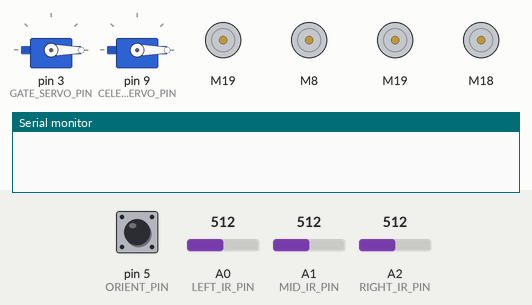
Bench run of a sketch on a simulated Arduino Uno, built with avr-gcc and run on an emulated ATmega328P. On the bench: 2 × servo, 4 × DC motor (green arrow = forward, orange = backward, longer = faster), the last lines printed to the serial monitor. The test bench sets the inputs (shaded band); at power-on: pin 5 (ORIENT_PIN) HIGH, A0 (LEFT_IR_PIN) = 512, A1 (MID_IR_PIN) = 512, A2 (RIGHT_IR_PIN) = 512.

Above: at 2.2 s.
2.3 s: pin 5 (ORIENT_PIN) pulled LOW for 0.15 s
At 8.3 s:
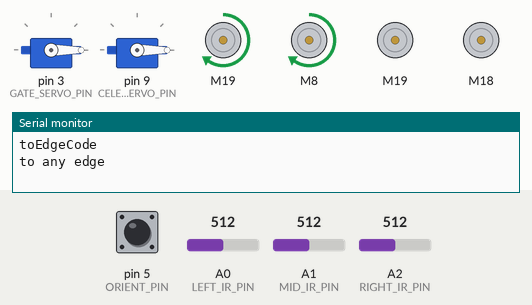
At 14.1 s:
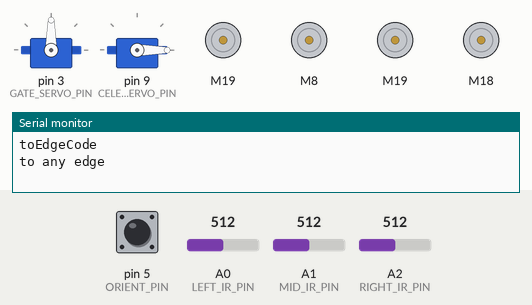
Timing chart, 0 to 20.4 s (numbered marks = the images above; inputs shaded):
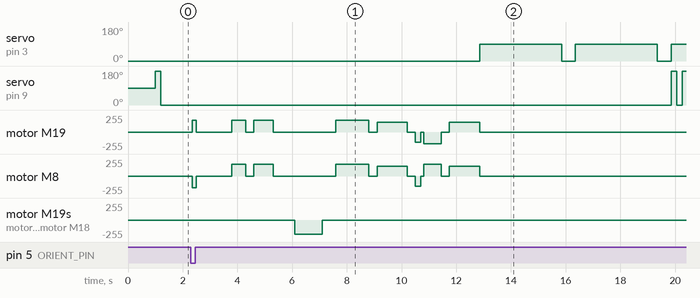

Measured:
- after the input at 2.3 s, servo on pin 3 (GATE_SERVO_PIN): alternates 90° for 3.0 s and 0° for 0.50 s, starting after 10.6 s; servo on pin 9 (CELEB_SERVO_PIN): 0° → 180° after 17.6 s, → 0° 0.20 s later, → 180° 0.20 s later

The sketch:

Hi5v_System_Code_A_SIDE_ONLY_copy.ino
```cpp
#include "HC_SR04.h"
#include "ezButton.h"
#include "Servo.h"
#include <L298NX2.h>
#include "config.h"
#include "MotorControl.h"

// Initialize electronics
// HC_SR04 ultra(TRIG_PIN, ECHO_PIN, ECHO_PIN);

ezButton ORI_butt(ORIENT_PIN);
// ezButton L_butt(BUMP_PIN_L);
// ezButton C_butt(BUMP_PIN_C);
// ezButton R_butt(BUMP_PIN_R);

Servo gateServo;
Servo celebServo;

enum states {
  TO_DIAGONAL_THEN_CONTACT, // to diagonal, then strafe to contact
  TO_SHOOT, // driving along wall to shooting zone
  LEFT_ADJUST,
  SHOOT_CELEB // open gate
};

enum line_following {
  STATE_STOPPED,
  STATE_MOVING_FORWARD,
  STATE_TURNING_LEFT,
  STATE_TURNING_RIGHT
};

// initializing state trackers
states state = TO_DIAGONAL_THEN_CONTACT;
line_following lineStates = STATE_MOVING_FORWARD;

// other variables
bool leftOrRight; // true means strafe right to shooting, false means strafe left
unsigned long startTime;
unsigned int dist_cm;
MotorControl motors;

void setup() {
  Serial.begin(9600);
  while(!Serial) continue;

  ORI_butt.setDebounceTime(50);
  // L_butt.setDebounceTime(50);
  // C_butt.setDebounceTime(50);
  // R_butt.setDebounceTime(50);

  // ultra.begin();

  gateServo.attach(GATE_SERVO_PIN);
  celebServo.attach(CELEB_SERVO_PIN);

  gateServo.write(0);

  // IR pins. Rest of IR initializiation in Line_Following.ino
  pinMode(LEFT_IR_PIN, INPUT);
  pinMode(RIGHT_IR_PIN, INPUT);
  pinMode(MID_IR_PIN, INPUT);

  // celebration
  // for (int i = 0; i < 3; i++) {
  //   celebServo.write(180);
  //   delay(500);
  //   celebServo.write(0);
  //   delay(200);
  // }
  delay(1000);


  toTZone();
}

void loop() {
  checkGlobalEvents();
  switch (state) {
    case TO_DIAGONAL_THEN_CONTACT:
      Serial.println("to any edge");
      while (!toAnyEdgeDetected()) {
        // empty
      }
      delay(300);
      while (!backToAnyEdgeDetected()) {
        // empty
      }

      delay(500);
      // Serial.println("strafe right 1.5 seconds");
      motors.strafeRight();
      delay(1000);
      motors.stopMotors();
      delay(500);
      state = TO_SHOOT;
      break;

    case TO_SHOOT:
      // new code moving forward along wall
      // Serial.print("FORWARD ALONG WALL");
      // motors.strafeLeft();
      // delay(400);
      // motors.stopMotors();
      // delay(300);
      motors.moveForward();
      delay(1200);
      motors.stopMotors();
      delay(300);
      motors.moveForwardSlow();
      delay(1100);
      motors.stopMotors();
      delay(300);
      state = LEFT_ADJUST;
        // if (L_butt.isPressed()) {
        //   motors.stopMotors();
        //   state = FORWARD_ADJUST;
        // }
      break;

    case LEFT_ADJUST:
      motors.moveBackward();
      delay(200);
      motors.stopMotors();
      delay(100);
      motors.rotateRight();
      delay(650);
      motors.stopMotors();
      delay(300);
      motors.moveForwardSlow();
      delay(1100);
      motors.stopMotors();
      state = SHOOT_CELEB;
      break;

    case SHOOT_CELEB:
      gateServo.write(90);
      delay(3000);
      gateServo.write(0);
      delay(500);
      gateServo.write(90);
      delay(3000);
      gateServo.write(0);
      delay(500);
      gateServo.write(90);

      Serial.println("celebrating");
      for (int i = 0; i < 3; i++) {
        celebServo.write(180);
        delay(200);
        celebServo.write(0);
        delay(200);
      }
      break;
  }
}

void checkGlobalEvents() {
  ORI_butt.loop();
  // L_butt.loop();
  // C_butt.loop();
  // R_butt.loop();

  // ends after 2:10, or 130000 ms
  unsigned long curTime = millis();
  if((curTime - startTime) > 130000) {
    while(true) {
      // ends code
    }
  }
}

void toTZone() {
  // wave hello code
  celebServo.write(180);
  delay(200);
  celebServo.write(0);
  delay(200);

  uint8_t temp = 0;
  while (temp == 0) {
    checkGlobalEvents();
    // Serial.println("waiting for button");
    if (ORI_butt.isPressed()) {
      motors.rotateLeft();
      temp += 1;
    }
  }

  while (temp == 1) {
    checkGlobalEvents();
    //Serial.println("rotating while button is pressed");
    if (ORI_butt.isReleased()) {
      motors.stopMotors();
      //Serial.println("motors stopped");
      delay(1000);
      temp += 1;
    }
  }

  Serial.println("toEdgeCode");
  while(!toEdgeStartZone()) {
  }

  delay(300);
  motors.moveForward();
  delay(500);
  motors.stopMotors();

  // Serial.println("beginLineFollow");
  while(lineStates != STATE_STOPPED) {
    lineFollow();
  }

  delay(300);
  motors.moveForward();
  delay(700);
  motors.stopMotors();
}

// HC_SR04 code, will go in loop eventually
// void SensorCode() {
//   if(sensor.isFinished()){
//     // Do something with the range...
//     Serial.print(sensor.getRange());
//     Serial.println("cm");
//     delay(1000);
//     sensor.start();
//   }
//   // Do other things...
// }
```

01_Line_Following.ino
```cpp
/*
Implementation of tape sensing using three IR sensors
Assumes turning left, turning right, and driving forward functions are already implemented

Overview of finite lineStates machine:
start at the stop lineStates.
  if mid sensor on tape, move forward
  otherwise stay stopped
if in lineStates moving forward
  turn left if left sensor on tape
  turn right if right sensor on tape
  otherwise keep moving forward
if lineStates turning left
  if left sensor still on tape, stay in lineStates turning left
  if left sensor off tape, move forward
if lineStates turning right
  if right sensor still on tape, stay in lineStates turning right
  if right sensor off tape, move forward
*/

static bool leftIsOnTape = false;
static bool rightIsOnTape = false;
static bool midIsOnTape = false;
static bool allAreOnTape;


// Local Function Prototypes
static void checkLineEvents();
static bool testForLeftIsOnTape();
static bool testForRightIsOnTape();
static bool testForMidIsOnTape();
static bool testForAllAreOnTape();
static void respToLeftIsOnTape();
static void respToRightIsOnTape();
static void respToMidIsOnTape();
static void respToAllAreOnTape();

bool toEdgeStartZone() {
  checkLineEvents();
  motors.moveForwardSlow();
  if (allAreOnTape) {
    respToAllAreOnTape();
    return true;
  }
  return false;
}

bool toAnyEdgeDetected() {
  checkLineEvents();
  motors.moveForwardSlow();
  if (leftIsOnTape || midIsOnTape || rightIsOnTape) {
    motors.stopMotors(); // Assuming stopping is the desired response
    return true;
  }
  return false;
}

bool backToAnyEdgeDetected() {
  checkLineEvents();
  motors.moveBackward();
  if (leftIsOnTape || midIsOnTape || rightIsOnTape) {
    motors.stopMotors(); // Assuming stopping is the desired response
    return true;
  }
  return false;
}


void lineFollow() {
  checkLineEvents();
  switch (lineStates) {
    case STATE_STOPPED:
      if (!midIsOnTape && !rightIsOnTape && !leftIsOnTape) {
        respToMidIsOnTape();
          lineStates = STATE_MOVING_FORWARD;
      } else {
        lineStates = STATE_STOPPED;
      }
      break;
    case STATE_MOVING_FORWARD:
      if (allAreOnTape) {
        respToAllAreOnTape();
        lineStates = STATE_STOPPED;
      } else if (leftIsOnTape) {
        respToLeftIsOnTape();
        lineStates = STATE_TURNING_LEFT;
      } else if (rightIsOnTape) {
        respToRightIsOnTape();
        lineStates = STATE_TURNING_RIGHT;
      } else if (midIsOnTape) {
        respToMidIsOnTape();
        lineStates = STATE_MOVING_FORWARD;
      } else {
        lineStates = STATE_MOVING_FORWARD;
        motors.rotateLeftSlow();
      }
      break;
    case STATE_TURNING_LEFT:
      if (allAreOnTape) {
        respToAllAreOnTape();
        lineStates = STATE_STOPPED;
      } else if (leftIsOnTape) {
        lineStates = STATE_TURNING_LEFT;
      } else {
        motors.moveForwardSlow();
        lineStates = STATE_MOVING_FORWARD;
      }
      break;
    case STATE_TURNING_RIGHT:
      if (allAreOnTape) {
        respToAllAreOnTape();
        lineStates = STATE_STOPPED;
      } else if (rightIsOnTape) {
        lineStates = STATE_TURNING_RIGHT;
      } else {
        motors.moveForwardSlow();
        lineStates = STATE_MOVING_FORWARD;
      }
      break;
    default:    // Should never get into an unhandled lineStates
      //Serial.println("What is this I do not even...");
      break;
  }

  // Serial.println(lineStates);
}


//helper functions
void checkLineEvents() {
  // set event flags
  leftIsOnTape = testForLeftIsOnTape();
  rightIsOnTape = testForRightIsOnTape();
  midIsOnTape = testForMidIsOnTape();
  allAreOnTape = testForAllAreOnTape();
}

bool testForLeftIsOnTape() {
  //Serial.print("left sensor has reading ");
  //Serial.println(analogRead(LEFT_IR_PIN));
  return (uint16_t)analogRead(LEFT_IR_PIN) > LIGHT_THRESHOLD;
}

bool testForRightIsOnTape() {
  //Serial.print("right sensor has reading ");
  //Serial.println(analogRead(RIGHT_IR_PIN));
  return (uint16_t)analogRead(RIGHT_IR_PIN) > LIGHT_THRESHOLD;
}

bool testForMidIsOnTape() {
  //Serial.print("mid sensor has reading ");
  //Serial.println(analogRead(MID_IR_PIN));
  return (uint16_t)analogRead(MID_IR_PIN) > LIGHT_THRESHOLD;
}

bool testForAllAreOnTape() {
  return testForLeftIsOnTape() && testForMidIsOnTape() && testForRightIsOnTape();
}

void respToLeftIsOnTape() {
  motors.rotateLeftSlow();
}

void respToRightIsOnTape() {
  motors.rotateRightSlow();
}

void respToMidIsOnTape() {
  motors.moveForwardSlow();
}

void respToAllAreOnTape() {
  motors.stopMotors();
}
```

MotorControl.cpp
```cpp
/*
Implementation of motor control class as specified by MotorControl.h
Intended to be used in other .ino sketches for modularity.
*/


#include "MotorControl.h"
#include <Arduino.h> //to allow arduino macros in C++ class implementation
#include <L298NX2.h>


/*

         , - ~ ~ ~ - ,
     , '       F       ' ,
   ,                       ,
  ,        IR  IR  IR       ,
 ,                           ,
 , L                        R,
 ,                           ,
  ,                         ,
   ,                       ,
     ,         B        , '
       ' - , _ _ _ ,  '

*/
// these two motors will be used when we want to move sideways to shoot
// (so can be controlled by same pwm because no need to change direction)
#define IN1_FrontMotor   A5 // in1 and in2 control motor direction (okay for these to be synched)
#define IN2_FrontMotor   7
#define EN_FrontMotor    11
#define IN1_BackMotor   A4
#define IN2_BackMotor   8
#define EN_BackMotor    11

// need two diff enable pins because want these motors to go diff speeds to turn
#define IN1_LeftMotor   A5 // in1 and in2 control motor direction (okay for these to be synched)
#define IN2_LeftMotor   7
#define EN_LeftMotor    6
#define IN1_RightMotor   8
#define IN2_RightMotor   A4
#define EN_RightMotor    6

#define longSpeed        175
#define latSpeed         215

/*
Constructor for motor control
instantiates lat and long motors from L298NX2 library
(longitudinal = forward/backwards, lateral = side to side)
*/
MotorControl::MotorControl():
  latMotors(EN_FrontMotor, IN1_FrontMotor, IN2_FrontMotor, EN_BackMotor, IN1_BackMotor, IN2_BackMotor),
  longMotors(EN_LeftMotor, IN1_LeftMotor, IN2_LeftMotor, EN_RightMotor, IN1_RightMotor, IN2_RightMotor)
{
}

void MotorControl::moveForwardSlow() {
  longMotors.setSpeed(150);
  latMotors.setSpeed(0);
  longMotors.forward();
  // Serial.println("State: Moving Forward");
}

void MotorControl::rotateLeftSlow() {
  longMotors.setSpeed(150);
  latMotors.setSpeed(0);
  longMotors.forwardA();
  longMotors.backwardB();
  // Serial.println("State: Turning Left");
}

void MotorControl::rotateRightSlow() {
  longMotors.setSpeed(150);
  latMotors.setSpeed(0);
  longMotors.forwardB();
  longMotors.backwardA();
  // Serial.println("State: Turning Right");
}

void MotorControl::moveForward() {
  longMotors.setSpeed(longSpeed);
  latMotors.setSpeed(0);
  longMotors.forward();
  // Serial.println("State: Moving Forward");
}

void MotorControl::moveBackward() {
  longMotors.setSpeed(150);
  latMotors.setSpeed(0);
  longMotors.backward();
  // Serial.println("State: Moving Backward");
}

void MotorControl::rotateLeft() {
  longMotors.setSpeed(longSpeed);
  latMotors.setSpeed(0);
  longMotors.forwardA();
  longMotors.backwardB();
  // Serial.println("State: Turning Left");
}


void MotorControl::rotateRight() {
  longMotors.setSpeed(longSpeed);
  latMotors.setSpeed(0);
  longMotors.forwardB();
  longMotors.backwardA();
  // Serial.println("State: Turning Right");
}

void MotorControl::strafeLeft() {
  longMotors.setSpeed(0);
  latMotors.setSpeed(latSpeed);
  latMotors.forward();
  // Serial.println("State: Strafing Left");
}

void MotorControl::strafeRight() {
  longMotors.setSpeed(0);
  latMotors.setSpeed(latSpeed);
  latMotors.backward();
  // Serial.println("State: Strafing Right");
}

void MotorControl::stopMotors() {
  longMotors.stop();
  latMotors.stop();
  // Serial.println("State: Stopping");
}
```

MotorControl.h
```cpp
#ifndef MotorControl_h
#define MotorControl_h
#include <Arduino.h>
#include <L298NX2.h>

class MotorControl {
  public:
    MotorControl(); // Constructor
    void moveForwardSlow();
    void rotateLeftSlow();
    void rotateRightSlow();
    void moveForward();
    void moveBackward();
    void rotateLeft();
    void rotateRight();
    void strafeLeft();
    void strafeRight();
    void stopMotors();

  public:
    L298NX2 latMotors;
    L298NX2 longMotors;
};

#endif
```

config.h
```cpp
// HC_SR04 pins
#define TRIG_PIN A3
#define ECHO_PIN 4

// Button pins
#define ORIENT_PIN 5
#define BUMP_PIN_L 2
#define BUMP_PIN_C 12
#define BUMP_PIN_R 13

// Servos
#define GATE_SERVO_PIN 3 // PWM pin
#define CELEB_SERVO_PIN 9 // PWM pin

//define constants and analog pins to read IR sensor values/enable pin to turn on/off IR sensing
#define LIGHT_THRESHOLD   390  //empirically determined: if IR reading is higher than threshold, that sensor is on the tape.
#define LEFT_IR_PIN       A0
#define MID_IR_PIN        A1
#define RIGHT_IR_PIN      A2
#define ENABLE_PIN        5   
```
